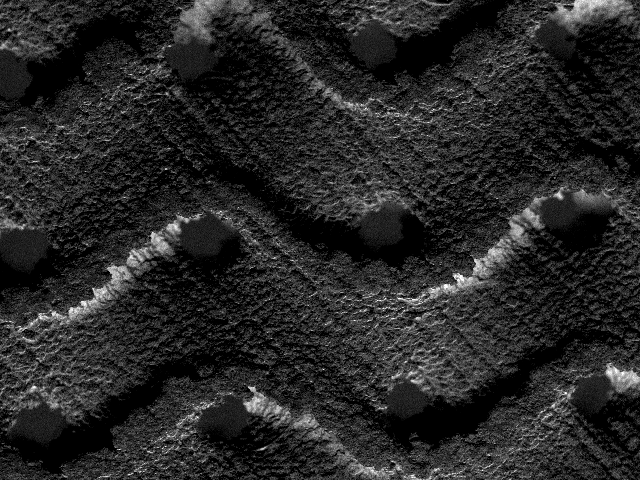
#> input picture imagenes/SENOS1-T.BMP, 640 x 480 px, found by its file name
$ python fourierypol.py
#> lines starting #> are read from the running program, lines starting #| are printed output that depends on the picture; after the words box and inside, x2 and y2 are one past the last pixel; in counts of white or black regions, pixels touching at a corner belong together; long printed decimals are rounded
# -*- coding: utf-8 -*-
"""
Created on Wed Mar 20 08:58:04 2024

@author: Jorge
"""

import numpy as np
import matplotlib.pyplot as plt
from matplotlib import cm
from mpl_toolkits.mplot3d import Axes3D
from mpl_toolkits.axes_grid1.inset_locator import inset_axes
from mpl_toolkits.axes_grid1 import make_axes_locatable
from scipy.ndimage import gaussian_filter
from scipy.signal import find_peaks
import cv2
import csv
from scipy.integrate import cumtrapz
from scipy.linalg import lstsq

from sklearn.linear_model import RANSACRegressor, LinearRegression
from sklearn.pipeline import make_pipeline
from sklearn.preprocessing import PolynomialFeatures

from sklearn.preprocessing import PolynomialFeatures
from sklearn.linear_model import LinearRegression
from sklearn.pipeline import make_pipeline
from sklearn.metrics import r2_score
from sklearn.linear_model import Ridge

from scipy.interpolate import RectBivariateSpline

from scipy.fftpack import fft2, ifft2, fftshift, ifftshift

import numpy as np
from numpy.fft import fft2, fftshift, ifft2, ifftshift
from skimage.metrics import structural_similarity as ssim
from skimage.metrics import peak_signal_noise_ratio as psnr
import cv2
import matplotlib.pyplot as plt

from skimage.restoration import denoise_nl_means, estimate_sigma
from skimage import img_as_float
from scipy.interpolate import bisplrep, bisplev

class reco_superficie3d:
    def __init__(self,img_rutas,dpixel=10/251.8750):
        #le damos atributos de variables locales a nuestro objeto --> self

        self.img_ruta=img_rutas
        self.img_dict={}
        self.z=None # --> z es un atributo de nuestro objeto que calcularemos mas tarde, así nos curamos en salud con posibles errores si intentamos ver z antes de calcularlo
        self.dpixel=dpixel
        self.textura=None #lo mismo
        self.upload_imagenes()  # carga las imágenes
        # self.histogrameando()

        self.filtro_gaussiano()
        self.transformar()


        # self.aplanamoslocalmente()

        # self.filtro_gaussiano()
        # self.transformar()

        self.aplanacion()

        # self.aplanacionsk()

        # self.ecualizar()

        # self.filtro_gaussiano()
        self.transformar()
        # self.histogrameando()

    def upload_imagenes(self): #self es nuestro objeto, instancia, lo llamamos en la funcion ya que img_ruta es un atributo de nuestro objeto!!
        for key,ruta in self.img_ruta.items():  #key:nombre , image: ¡¡ojo!! son values e[0,255]

            if key=='textura':
                textura=cv2.imread(ruta,cv2.IMREAD_COLOR)
                if textura is None: #si imread no funciono, a textura le da el valor de None
                    print(f' La imagen de textura "{ruta}" no se pudo cargar. Verifica la ruta.')
                    continue  #salta  siguiente ítem del bucle si no se cargo bien la tal
                self.textura=cv2.cvtColor(textura, cv2.COLOR_BGR2RGB)

            else:
                image=cv2.imread(ruta,cv2.IMREAD_GRAYSCALE)
#> image is the input picture: shape (480, 640); min 0, max 255, mean 38.9
                print(image.dtype)
#| uint8
                if image is None:
                    raise ValueError(f'La imagen {key} no se pudo cargar. Mira a ver que estén bien las rutas...')

            # self.img_dict[key]=image.astype(np.float32) #Vamos a necesitar coma flotante 32 bits para no perder informacion (cv.im... lee en 8 bits)
            self.img_dict[key]=image #si queremos ecualizar debemos usar esta linea en vez de la anterior

    'el otro dia'
    # [97 lines left out: functions aplicar_procesamiento_anisotropico_y_aplanamiento, suavizar_anisotropico, ajuste_segmentado, not called in this run]

    'hoy...'
    # [135 lines left out: functions aplanamoslocalmente, aplanar_bloques_con_dimensiones_ajustadas, encontrar_factor_mas_cercano, aplanamiento_local, _aplanar_bloque, not called in this run]

    'filtros'

    def filtro_gaussiano(self, sigma=1):
        # Aplicamos el filtro gaussiano a una copia de las imágenes para no alterar las originales
#> called with sigma = 1
        img_dict_filtrado = {}
        for key, image in self.img_dict.items():
            if key != 'textura':  # Excluimos la imagen de textura del filtro
                img_filtrada = gaussian_filter(image, sigma=sigma)
                self.img_dict[key] = img_filtrada

                # Mostrar las imágenes originales y filtradas
                plt.figure(figsize=(10, 4))
                plt.subplot(1, 2, 1)
                plt.imshow(image, cmap='gray')
                plt.title(f'Original: {key}')
                plt.axis('off')

                plt.subplot(1, 2, 2)
                plt.imshow(img_filtrada, cmap='gray')
                plt.title(f'Filtrada: {key}')
                plt.axis('off')

                plt.tight_layout()
                plt.show()
#> this loop made 5 passes
#> key on passes 1 to 5: 'top', 'bottom', 'left', 'right', 'textura'
#> after the loop, self.img_dict = 5 items

        # Actualizar el diccionario de imágenes con las versiones filtradas
        self.img_dict.update(img_dict_filtrado)

    def aplicar_transformada_fourier_y_evaluar(self,image):
        # Aplicar la FFT a la imagen
        f_transform = fft2(image)

        # Desplazar el cero de las frecuencias al centro
        f_shift = fftshift(f_transform)

        # Definir un radio para el filtro basado en el contenido de la imagen
        # Este valor puede ser ajustado o ser hecho variable como un parámetro
        r = 70
        # r=30

        # Crear un filtro pasa-bajas circular
        rows, cols = image.shape
        crow, ccol = rows // 2, cols // 2
        mask = np.zeros((rows, cols), np.uint8)
        center = [crow, ccol]
        x, y = np.ogrid[:rows, :cols]
        mask_area = (x - center[0]) ** 2 + (y - center[1]) ** 2 <= r*r
        mask[mask_area] = 1

        # Aplicar la máscara y la transformada inversa de Fourier
        f_shift_masked = f_shift * mask
        f_ishift = ifftshift(f_shift_masked)
        image_back = ifft2(f_ishift)
        image_back = np.abs(image_back)

        # Comparar la imagen original con la filtrada
        ssim_value = ssim(image, image_back, data_range=image_back.max() - image_back.min())
        psnr_value = psnr(image, image_back, data_range=image_back.max() - image_back.min())

        print(f"SSIM: {ssim_value:.4f}")
        print(f"PSNR: {psnr_value:.4f}")

        # Visualizar
        plt.figure(figsize=(12, 6))
        plt.subplot(1, 2, 1)
        plt.imshow(image, cmap='gray')
        plt.title('Original')
        plt.axis('off')

        plt.subplot(1, 2, 2)
        plt.imshow(image_back, cmap='gray')
        plt.title('Filtrada')
        plt.axis('off')

        plt.tight_layout()
        plt.show()

        # cuando mayor es el radio, menos suavizado, SSim y PSNR dan una buena idea de cuanto se desvia de la iamgen original
        return image_back, ssim_value, psnr_value

    def transformar(self):
        resultados = {}
        for key, image in self.img_dict.items():
            if key != 'textura':  # Si no quieres procesar la textura
                image_back, ssim_value, psnr_value = self.aplicar_transformada_fourier_y_evaluar(image)
                resultados[key] = {
                    'imagen_filtrada': image_back,
                    'ssim': ssim_value,
                    'psnr': psnr_value
                }
                # Aquí puedes decidir si quieres actualizar la imagen en el diccionario
                self.img_dict[key] = image_back
#> this loop made 5 passes
#> (key, ssim_value, psnr_value) on passes 1 to 4: ('top', 0.799, 29.71), ('bottom', 0.801, 28.96), ('left', 0.764, 27.2), ('right', 0.779, 28.38)
#| SSIM: 0.7993
#| PSNR: 29.7055
#| SSIM: 0.8013
#| PSNR: 28.9629
#| SSIM: 0.7639
#| PSNR: 27.2014
#| SSIM: 0.7789
#| PSNR: 28.3783
#> pass 1, in aplicar_transformada_fourier_y_evaluar, `mask_area = (x - center[0]) ** 2 + (y - center[1]) ** 2 <= r*r`:
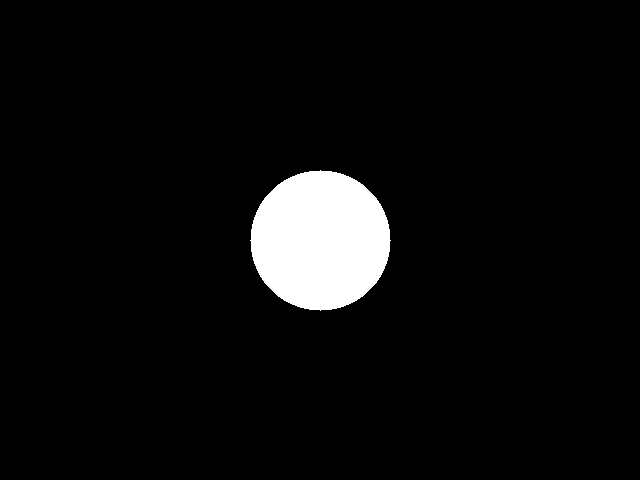
#> mask_area: shape (480, 640) bool; 5% white; 1 white region, box (x1, y1, x2, y2) and area: (250, 170, 391, 311) 15373
#> after the loop, resultados = 4 items
        return resultados

    'sklearn'
    # [65 lines left out: functions polinomio_aplanar, evaluar_ajuste_polinomio, aplanacionsk, not called in this run]


    'plano normal'
    def obtener_numero_condicion(self, matriz_sist):
        numero_condicion = np.linalg.cond(matriz_sist)
        print(f"El número de condición de la matriz es: {numero_condicion}")

        # Visualización del número de condición en un gráfico
        plt.figure()
        plt.title("Número de Condición de la Matriz")
        plt.bar(['Matriz A'], [numero_condicion], color='blue')
        plt.ylabel('Número de Condición')
        plt.yscale('log')  # Escala logarítmica porque el número de condición puede ser muy grande
        plt.show()

        return numero_condicion

    def evaluar_ajuste_plano(self, image, coefi, matriz_sist):
        # Utiliza los coeficientes para predecir los valores de z
        z_predicho = matriz_sist @ coefi
        # Calcula los residuales (diferencia entre los valores reales y los predichos)
        residuales = image.ravel() - z_predicho

        # Calcula la norma (magnitud) de los residuales
        norma_residual = np.linalg.norm(residuales)
        print(f"La norma del residual es: {norma_residual}")

        # Evalúa si los residuales son pequeños o grandes
        if norma_residual < 1e-5:  # Puedes ajustar este umbral según lo que consideres 'pequeño'
            print("El ajuste es bueno.")
        else:
            print("El ajuste es potencialmente malo.")

        return norma_residual

    'plano comun'
    def aplanacion(self):
        for key, image in self.img_dict.items():
            if key != 'textura':
                self.img_dict[key]=self.aplanar(image)
#> this loop made 5 passes
#> (key, coefi in aplanar, residuo in aplanar) on passes 1 to 4: ('top', [0.0032, 0.019, 32.54], 15827), ('bottom', [0.0105, -0.0127, 95.81], 22263.5), ('left', [0.0321, 0.00378, 52.05], 18378.6), ('right', [-0.0172, -0.00317, 72.34], 18352.6)
#| El número de condición de la matriz es: 1146.952
#| La norma del residual es: 15827.012
#| El ajuste es potencialmente malo.
#| El número de condición de la matriz es: 1146.952
#| La norma del residual es: 22263.451
#| El ajuste es potencialmente malo.
#| El número de condición de la matriz es: 1146.952
#| La norma del residual es: 18378.556
#| El ajuste es potencialmente malo.
#| El número de condición de la matriz es: 1146.952
#> (further printed lines are left out)
#> pass 1, in aplanar, `plano=(coefi[0]*index_x+coefi[1]*index_y+coefi[2]).reshape(image.shape)`:
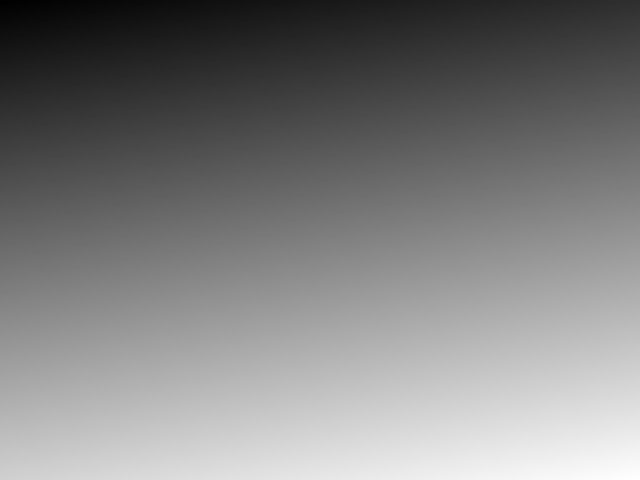
#> plano: shape (480, 640) float64; min 32.54, max 43.67, mean 38.1; drawn with min black and max white
#> pass 1, in obtener_numero_condicion, `plt.show()`:
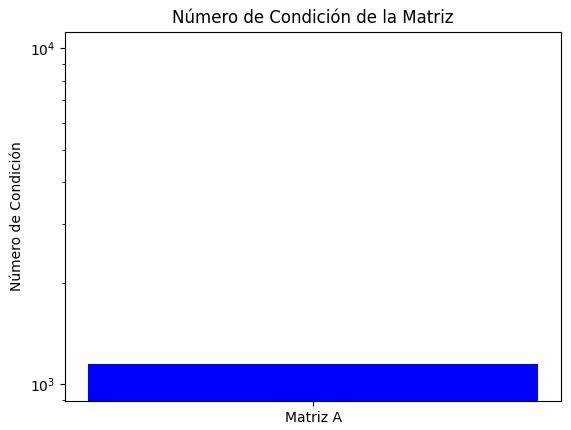
#> figure drawn by matplotlib, 1 panel
#> the loop in transformar (call 2), `for key, image in self.img_dict.items():` made 5 passes
#> (key, ssim_value, psnr_value) on passes 1 to 4: ('top', 0.427, 15.72), ('bottom', 0.652, 10.92), ('left', 0.587, 11.49), ('right', 0.62, 12.19)
#| SSIM: 0.4268
#| PSNR: 15.7204
#| SSIM: 0.6525
#| PSNR: 10.9221
#| SSIM: 0.5872
#| PSNR: 11.4910
#| SSIM: 0.6204
#| PSNR: 12.1915
#> pass 1, in aplicar_transformada_fourier_y_evaluar (call 5), `image_back = np.abs(image_back)`:
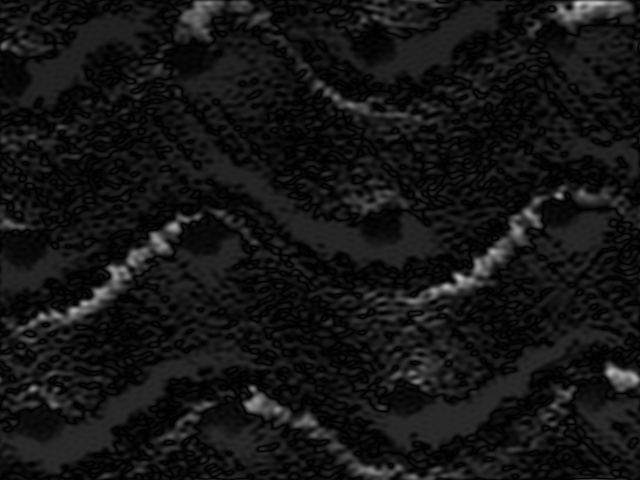
#> image_back: shape (480, 640) float64; min 5.4e-06, max 203.5, mean 21.2


    def aplanar(self,image):
        '''
        Funcion que elimina las diferencias en las inclinaciones de las imagenes
        recogidas por los detectores BSE

        Emplearemos un algoritmo de minimos cuadrados -> deberemos aplanar nuestros arrays par aoperar sobre listas
        '''
        index_y,index_x=np.indices(image.shape) #obtenemos dos matrices con indices cuya shape=imagen.shape
        image_flat=image.flatten() #array.dim=1 (valores planos imagen)
        #ahora construimos matriz cada valor plano con sus indices (index_x,index_y,flat_value)

        matriz_sist=np.column_stack((index_x.flatten(),index_y.flatten(),np.ones_like(image_flat)))  #consume mas meemoria pero es mejor --> np.ones((imagen_flat.shape.. size))
        #z=c1*x+c2*y+c0, c0 es np.ones_like ya que son los valores de intensidad aplanados
        # A es una matriz que cada fila representa un punto x,y + un termino intependiente

        'realizamos el ajuste por minimos cuadrados'

        #mirar el condicionamiento de nuestraas matrices --> de aquí se puede sacar una grafica espectacular
        coefi,_,_,_=lstsq(matriz_sist,image_flat,lapack_driver='gelsy') # _ metodo para desechar variables... solo queremos llstsq[0]--> array.len=3 con coef c1,c2,c0
        # z=c1*x+c2*y+c0
        plano=(coefi[0]*index_x+coefi[1]*index_y+coefi[2]).reshape(image.shape)

        image_correct=image-plano

        num_cond = self.obtener_numero_condicion(matriz_sist)

        residuo = self.evaluar_ajuste_plano(image, coefi, matriz_sist)

        return image_correct

    def integracion(self,c,d,z0,eps=1e-5):

        # [4 lines of commented-out code are left out]

#> called with c = 1, d = 1, z0 = 0, eps = 1e-05
        i_a=self.img_dict['right'].astype(np.float32)
        # print(i_a.dtype)
        i_b=self.img_dict['left'].astype(np.float32)
        i_c=self.img_dict['top'].astype(np.float32)
        i_d=self.img_dict['bottom'].astype(np.float32)

        #restriingimos la division por cero para uqe no nos salte ningun error
        s_dx=(i_a-i_b)/np.clip(i_a+i_b,eps,np.inf)
        s_dy=(i_d-i_c)/np.clip(i_c+i_d,eps,np.inf)

        # Acumulación a lo largo de axis=1 --> x / axis=0 -->y
        z_x=cumtrapz(s_dx*c/d, dx=self.dpixel, axis=1, initial=z0)
        z_y=cumtrapz(s_dy*c/d, dx=self.dpixel, axis=0, initial=z0)

        self.z=z_x+z_y #ahora self.z ya no es None
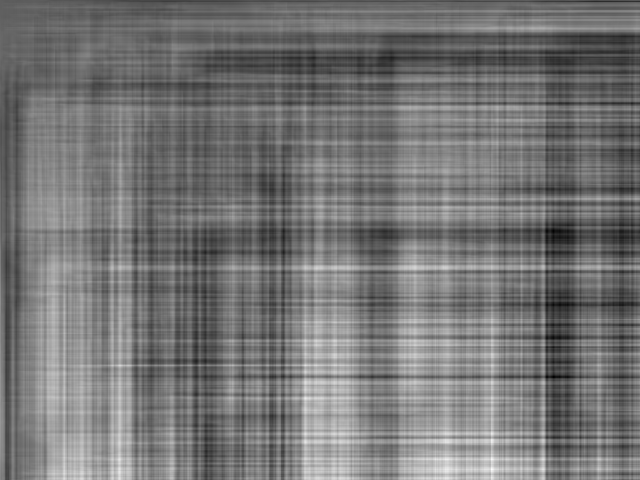
#> self.z: shape (480, 640) float32; min -3.15, max 5.29, mean 0.728; drawn with min black and max white
        print(np.max(self.z))
#| 5.290
        print(np.min(self.z))
#| -3.147

    def plot_superficie(self, ver_textura=True):
#> called with ver_textura = True
        plt.ion()

        x,y=np.meshgrid(np.arange(self.z.shape[1]),np.arange(self.z.shape[0]))

        #primera figura
        sin_textura=plt.figure()
        axis_1=sin_textura.add_subplot(111,projection='3d')
        axis_1.plot_surface(x*self.dpixel, y*self.dpixel,self.z, cmap='viridis')

        axis_1.set_title('Topografia sin textura')
        axis_1.set_xlabel('X (mm)')
        axis_1.set_ylabel('Y (mm)')
        axis_1.set_zlabel('Z (altura en mm)')

        mappable = cm.ScalarMappable(cmap=cm.viridis)
        mappable.set_array(self.z)
        plt.colorbar(mappable, ax=axis_1, orientation='vertical', label='Altura (mm)',shrink=0.5,pad=0.2)

        if ver_textura and self.textura is not None:

            con_textura=plt.figure()
            axis_2=con_textura.add_subplot(111,projection='3d')

            if self.textura.shape[0] !=self.z.shape[0] or self.textura.shape[1] !=self.z.shape[1]:
                print(f'La forma de la imagen es: {self.textura.shape}')
                print(f'La forma de la funcion es: {self.z.shape}')
                self.textura=cv2.resize(self.textura,(self.z.shape[1],self.z.shape[0]))
                print('Hemos tenido que reajustar la dimension de la textura por que no coincidia, mira a ver que todo ande bien...')

            else: None

            axis_2.plot_surface(x*self.dpixel, y*self.dpixel, self.z, facecolors=self.textura/255.0, shade=False)

            axis_2.set_title('Topografia con textura')
            axis_2.set_xlabel('X (um)')
            axis_2.set_ylabel('Y (um)')
            axis_2.set_zlabel('Z (altura en um)')

            mappable_gray = cm.ScalarMappable(cmap=cm.gray)
            mappable_gray.set_array(self.textura)
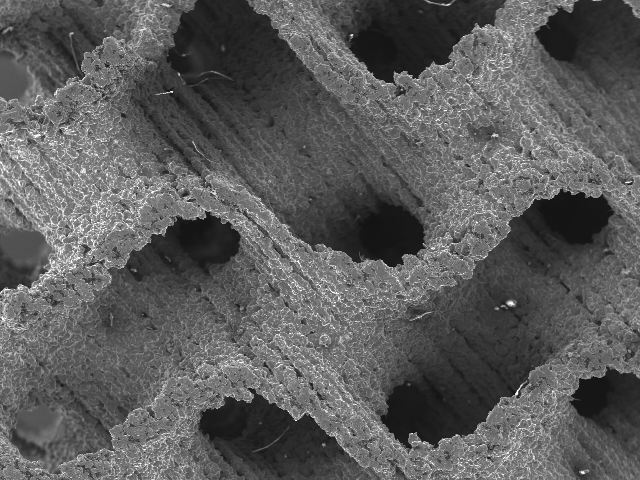
#> self.textura: shape (480, 640, 3); min 19, max 255, mean 91.5
            plt.colorbar(mappable_gray, ax=axis_2, orientation='vertical', label='Intensidad', shrink=0.5, pad=0.2)

            plt.show()
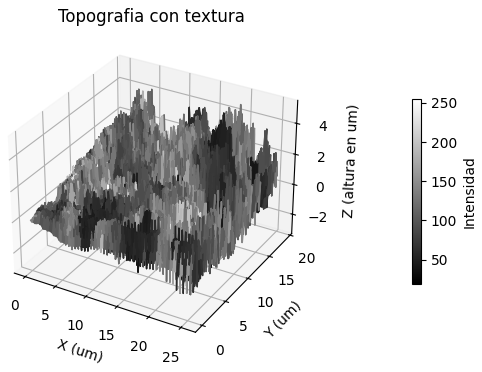
#> figure drawn by matplotlib, 2 panels

    # [119 lines left out: functions contornear_x, pilacontornos_x, histogrameando, ecualizar, not called in this run]

# plt.ion()

img_rutas = {'top': 'SENOS1-T.BMP','bottom': 'SENOS1-B.BMP','left': 'SENOS1-L.BMP','right': 'SENOS1-R.BMP','textura': 'SENOS1-S.BMP'}
# img_rutas = {'top': 'CIRC1_T.BMP','bottom': 'CIRC1_B.BMP','left': 'CIRC1_L.BMP','right': 'CIRC1_R.BMP','textura': 'CIRC1.BMP'}

# img_rutas = {'top': 'RUEDA1_T.BMP','bottom': 'RUEDA1_B.BMP','left': 'RUEDA1_L.BMP','right': 'RUEDA1_R.BMP','textura': 'RUEDA1_S.BMP'}
# img_rutas = {'top': 'RUEDA3_T.BMP','bottom': 'RUEDA3_B.BMP','left': 'RUEDA3_L.BMP','right': 'RUEDA3_R.BMP','textura': 'RUEDA3.BMP'}

mi_superficie = reco_superficie3d(img_rutas)

mi_superficie.integracion(c=1, d=1, z0=0)


mi_superficie.plot_superficie(ver_textura=True)

# mi_superficie.contornear_x(20)
